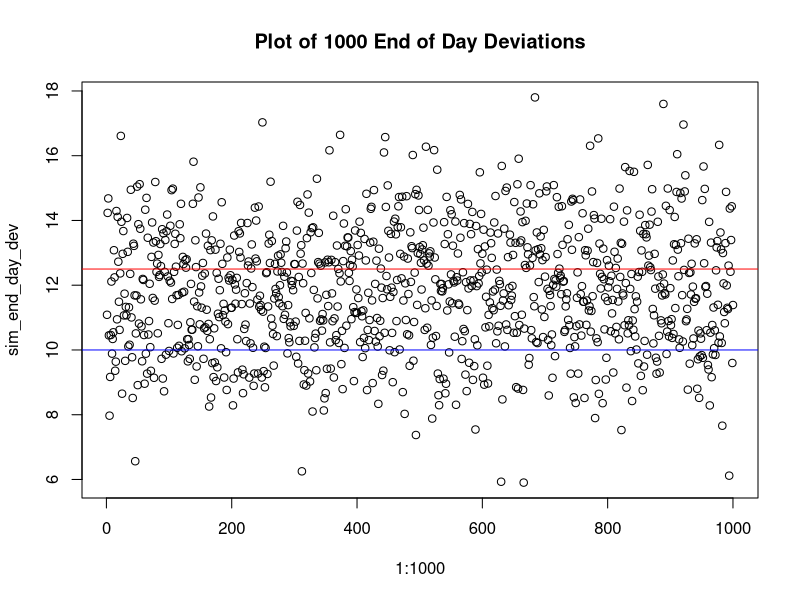
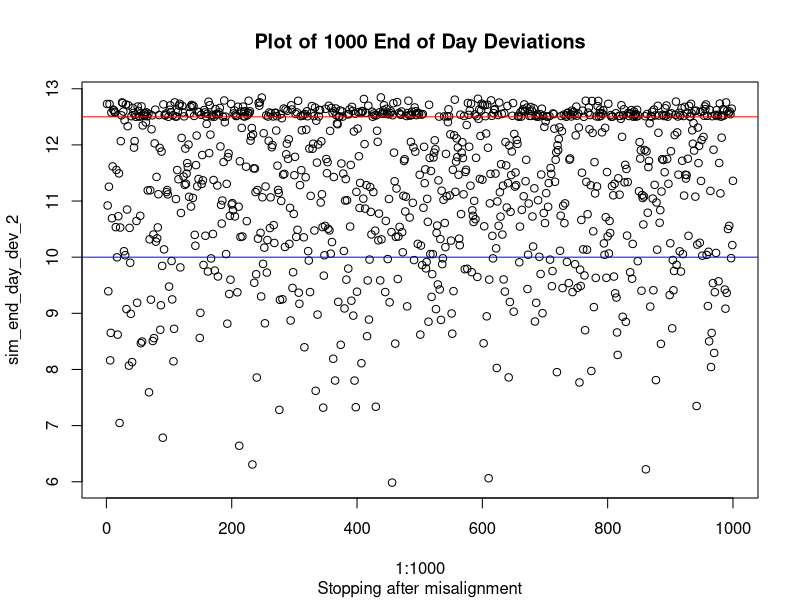
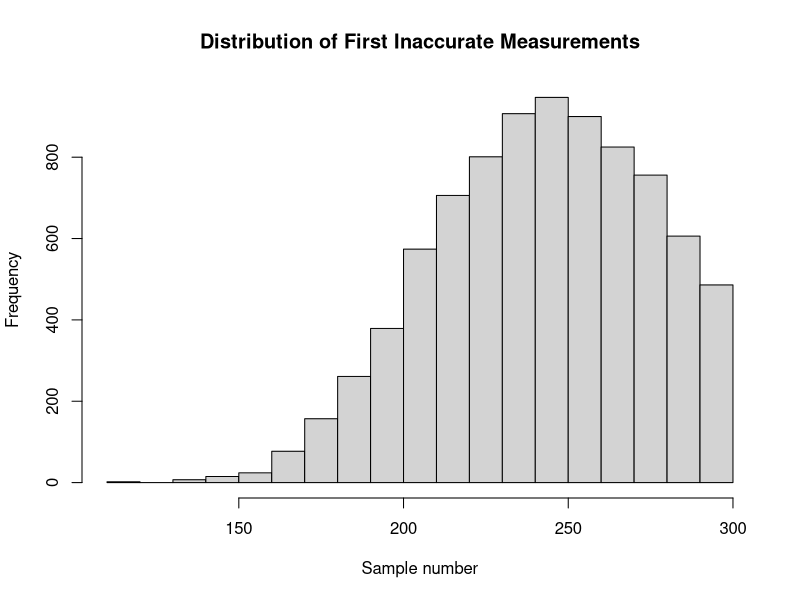

Here is the R script that generated these plots, in order: (Note: this script raises an error after producing the figures.)
# Functions to be used later
x.dev.calculator <- function(){ # calculates deviation in x direction according to question
  x <- sample(1:3, 1) # random number between 1 and 3
  if (x == 1){
    dev.x <- runif(1,-0.2,0.4) # uniform distribution
  } else{
    dev.x <- 0 
  }
  dev.x
  }

radius.calculator <- function(x,y){ # calculates the magnitude of the radius given x,y deviations
  radius_squared = x^2 + y^2
  radius = sqrt(radius_squared)
  radius
}

# Calculating end of day deviations that would actually happen
# Excluding inaccurate values that happen after misalignment
end.day.dev.2 <- function(deviations){ 
  if(first.outside(deviations) <= length(deviations)){ # check if mislaignment happens
    x <- deviations[first.outside(deviations)] # if so, store the index (sample number)
  }else{
      x <- deviations[length(deviations)] # else, store final deviation
  }  
  x
} 


num.inaccurate <- function(deviations){ # finds the inaccurate deviations and returns the number of them 
  inaccurate.dev = c()
  for(i in 1:length(deviations)){
    if (deviations[i]>12.5){# checking to see if misalignment has already happened
      break
    }else if(deviations[i]>10 & deviations[i]<12.5){
      inaccurate.dev[i] <- deviations[i] # storing all deviations in the inaccurate zone
    }else{
      inaccurate.dev[i] <- 0  
    }
  }
  length(inaccurate.dev[inaccurate.dev>0])
}

first.inaccurate <- function(deviations){ # finds the index of the first inaccurate measurement
  for (i in 1:length(deviations)){
    if(deviations[i]>10 & deviations[i]<=12.5){
      first.inaccurate <- i
      break
    }else{
      first.inaccurate <- length(deviations)+1
    }
  }
  first.inaccurate
}

# returns a vector with the indexes of inaccurate deviations 
index.inaccurate <- function(deviations){ 
  inaccurate.indexes <- c()
  for(i in 1:length(deviations)){
    if (deviations[i]>12.5){# checking to see if misalignment has already happened
      break
    }else if(deviations[i]>10 & deviations[i]<=12.5){
      inaccurate.indexes[i] <- i  # storing all indexes for deviations 
                                  # in the inaccurate zone
    }else{
      inaccurate.indexes[i] <- 0  # storing a 0 if the measurement is in the accurate zone
    }
  }
  inaccurate.indexes[inaccurate.indexes>0]
}

# detects first deviation to go out of the petri-dish and returns the index
first.outside <- function(deviations){ 
  for (i in 1:length(deviations)){
    if(deviations[i]>12.5){
      first.outside <- i
      break
    }else{
      first.outside <- length(deviations)+1 
      # return impossible index number to indicate not going outside
    }
  }
  first.outside
}

# Calculates profit for a given list of deviations with a length n
profit_day <- function(deviations, n){ 
  if (first.outside(deviations)>n){ 
    # checks if the needle goes outside at all
    p <- (n - num.inaccurate(deviations))*800 - num.inaccurate(deviations)*200 
    # case where all the samples are taken
  }else if(first.inaccurate(deviations) < first.outside(deviations)){
    # checks if inaccurate values occur before misalignment 
    p <- (first.outside(deviations)- 1 - num.inaccurate(deviations))*800 - (num.inaccurate(deviations)*200) - 
      (n - first.outside(deviations)+1)*400 - 75000 
      # calculation takes into account inaccurate measurements and misalignment 
  }else if(first.outside(deviations) < first.inaccurate(deviations)){
    # checks if the first outside is before the first inaccurate
    p <- (first.outside(deviations)-1)*800 -  # inaccurate values not applicable
      ((n - first.outside(deviations)+1)*400) - 75000
  }
  p # returns profit for that day
}

#function to calculate everything
align <- function(n){
  dev.y <- rnorm(n, -0.02, 0.1) # generating vector with n y deviations
  cum.dev.y <- cumsum(dev.y) # storing cumulative y deviations
  dev.x <- replicate(n, x.dev.calculator()) # generate vector with n x deviations
  cum.dev.x <- cumsum(dev.x) # storing cumulative y deviations
  dev.totals_over_day <- radius.calculator(cum.dev.x, cum.dev.y) # records deviation radius
  index <- 1:n
  c(end.day.disp=radius.calculator(sum(dev.x), sum(dev.y)), 
    # finds theoretical end of day displacement, ignores the fact 
    # that the alignment could have gone out and back in again 
    end.day.disp.2 = end.day.dev.2(dev.totals_over_day), 
    # finds end of day deviation, stopping after misalignment 
    first.outside=first.outside(dev.totals_over_day),
    # finds first alignment that is outside the petri dish
    num.inaccurate=num.inaccurate(dev.totals_over_day), 
    # computes number of misaligned deviations and checks that 
    # misalignment has not happened already
    first.inaccurate=first.inaccurate(dev.totals_over_day),
    # saves the index of the first inaccurate reading
    # Question asks about "becoming inaccurate"
    profit=profit_day(dev.totals_over_day, n),
    # calculates profit for the day
    
    index.inaccurate=index.inaccurate(dev.totals_over_day)
    # finds all indexes for inaccurate measurements
    )
  }




# Plotting End of Day Deviations
sim_end_day_dev <- replicate(1000, align(300)["end.day.disp"])
# View(sim_end_day_dev)
plot(x=1:1000, y=sim_end_day_dev, main = "Plot of 1000 End of Day Deviations")
abline(h=12.5, col="red",)
# inaccuracy Limit is 10 mm
abline(h=10, col="blue")

# Plotting End of day deviations,
# stopping after misalignment
sim_end_day_dev_2 <- replicate(1000, align(300)["end.day.disp.2"])
plot(x=1:1000, y=sim_end_day_dev_2, main = "Plot of 1000 End of Day Deviations", 
                                    sub = "Stopping after misalignment")
abline(h=12.5, col="red",)
# inaccuracy Limit is 10 mm
abline(h=10, col="blue")


# Distribution of number of tests before first inaccuracy
sim_first_inaccurate <- replicate(10000, align(300)["first.inaccurate"])
sim_first_inaccurate
hist(sim_first_inaccurate[sim_first_inaccurate<=300],
     main = "Distribution of First Inaccurate Measurements",
     xlab = "Sample number")


# Probability of becoming inaccurate at some point during a day
length(sim_inaccurate[sim_inaccurate<=300])/length(sim_inaccurate) #= 0.849
# note: It is possible that the needle becomes inaccurate at some point 
# and then returns to accurate. It could also become inaccyrate again

# Finding distribution of inaccurate measurement indexes
total.inaccurates <- c()  # vector to store all inaccurate measurement 
# indexes for all repetitions
for(i in 1:1000){
  data <- align(300) # performs simulation for the day (assuming 300 samples)
  inaccurate.indexes <- data[7:length(data)] 
  # stores the indexes of inaccurate measurements for that day
  total.inaccurates <- append(total.inaccurates, inaccurate.indexes)
  # appends the inaccurate indexes to one vector for histogram and calculation
}
#inaccurate.indexes

# Probability of any given measurement to be inaccurate, 
# not including values after misalignment
length(total.inaccurates)/(300*1000) # around 0.12 
# total inaccurate measurements divided by total samples over 100 days

# Probability of becoming misaligned at some point during the day
sim_first_outside <- replicate(1000, align(300)[3])
length(sim_first_outside[sim_first_outside<=300])/length(sim_first_outside) # around 0.4
# Assuming that if the needle becomes misaligned, 
# the machine is shut down for the rest of the day

# Distribution of first measurements outside 
hist(sim_first_outside[sim_first_outside<=300],
     xlab = "First Sample outside Petri Dish", 
     main = "First Sample to go Outside over 1000 days")

# Distribution of ALL sample numbers that were inaccurate
hist(total.inaccurates[total.inaccurates<=300],
     xlab = "Inaccurate Samples",
     main = "Inaccurate Samples over the 1000 Days") # distribution of inaccurate indexes over 1000 work days

# Finding max profit
# maximum is almost certainly between 200 and 300
average.profit.broad = replicate(300, NA)
for(N in 200:300){
  profit.sim <- replicate(1000, align(N)[6])
  average.profit.broad[N] <- mean(profit.sim) # storing average for 1000 days
                                              # with N samples    
}
# View(average.profit)
# hist(average.profit[200:300], breaks = 5) # 

plot(x=200:300, y=average.profit.broad[200:300], 
     main = "Mean Profit ~ Number of Sample",
     xlab = "Number of Samples",
     ylab = "Profit in Euros") # plotting profit against N

max(average.profit.broad[200:300])
# Max profit is between 250 and 270 and around 183,100 euros

# rerunning between 250 to 270
average.profit = replicate(300, NA)
for(N in 250:270){
  profit.sim <- replicate(10000, align(N)[6]) # 10000 simulated days per N
  average.profit[N] <- mean(profit.sim)
}
plot(x=250:270, y=average.profit[250:270],
     main = "Mean Profit ~ Number of Sample",
     xlab = "Number of Samples",
     ylab = "Profit in Euros")

# Max seems to be between 250 and 260
average.profit = replicate(300, NA)
for(N in 250:260){
  profit.sim <- replicate(10000, align(N)[6]) # 10000 simulated days per N
  average.profit[N] <- mean(profit.sim)
}

plot(x=250:260, y=average.profit[250:260],
     main = "Mean Profit ~ Number of Sample",
     xlab = "Number of Samples",
     ylab = "Profit in Euros")
average.profit[255]
max(average.profit[250:260]) # 255 samples with a net profit 181,403..60 euros
